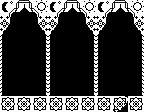

A level layout from a 2D game, rendered from its tile map. Below: a short description, then the map file with its tile-grid data intact:
An orthogonal 18x28 tile map with 8x4 px tiles, 1 tile layer (Capa de Patrones 1).

<map version="1.2" tiledversion="1.2.4" orientation="orthogonal" renderorder="right-down" width="18" height="28" tilewidth="8" tileheight="4" infinite="0" nextlayerid="2" nextobjectid="1">
 <tileset firstgid="1" source="patrones8x4.tsx" />
 <layer id="1" name="Capa de Patrones 1" width="18" height="28">
  <data encoding="csv">
85,86,87,88,89,90,85,86,87,88,89,90,85,86,87,88,89,90,
95,96,97,98,99,100,95,96,97,98,99,100,95,96,97,98,99,100,
105,106,107,108,109,110,105,106,107,108,109,110,105,106,107,108,109,110,
115,116,117,118,119,120,115,116,117,118,119,120,115,116,117,118,119,120,
125,126,141,141,129,130,125,126,141,141,129,130,125,126,141,141,129,130,
135,136,141,141,139,140,135,136,141,141,139,140,135,136,141,141,139,140,
145,146,141,141,149,150,145,146,141,141,149,150,145,146,141,141,149,150,
155,156,141,141,159,160,155,156,141,141,159,160,155,156,141,141,159,160,
165,141,141,141,141,170,165,141,141,141,37,170,165,141,141,141,141,170,
175,141,141,141,141,180,175,141,141,141,141,180,175,141,141,141,141,180,
185,141,141,141,141,190,185,141,141,141,141,190,185,141,141,141,141,190,
195,141,141,141,141,200,195,141,141,141,141,200,195,141,141,141,141,200,
175,141,141,141,141,180,175,141,141,141,141,180,175,141,141,141,141,180,
185,141,141,141,141,190,185,141,141,141,141,190,185,141,141,141,141,190,
195,141,141,141,141,200,195,141,141,141,141,200,195,141,141,141,141,200,
175,141,141,141,141,180,175,141,141,141,141,180,175,141,141,141,141,180,
185,141,141,141,141,190,185,141,141,141,141,190,185,141,141,141,141,190,
195,141,141,141,141,200,195,141,141,141,141,200,195,141,141,141,141,200,
175,141,141,141,141,180,175,141,141,141,141,180,175,141,141,141,141,180,
185,141,141,141,141,190,185,141,141,141,141,190,185,141,141,141,141,190,
195,141,141,141,141,200,195,141,141,141,141,200,195,141,141,141,141,200,
175,141,141,141,141,180,175,141,141,141,141,180,175,141,141,141,141,180,
185,141,141,141,141,190,185,141,141,141,141,190,185,141,141,141,141,190,
195,141,141,141,141,200,195,141,141,141,141,200,195,141,141,141,141,200,
41,42,41,42,41,42,41,42,41,42,41,42,41,42,47,48,41,42,
51,52,51,52,51,52,51,52,51,52,51,52,51,52,57,58,51,52,
61,62,61,62,61,62,61,62,61,62,61,62,61,62,67,68,61,62,
71,72,71,72,71,72,71,72,71,72,71,72,71,72,77,78,71,72
</data>
 </layer>
</map>
